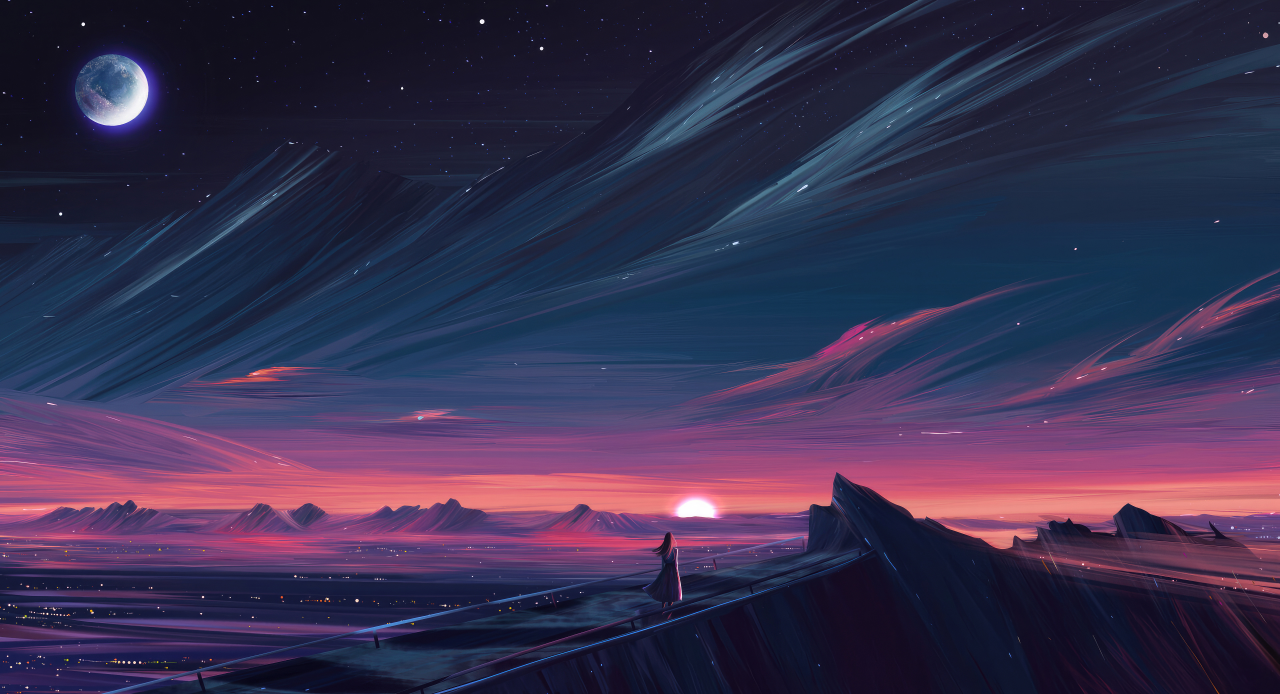
#> input picture 48.SunShine.jpg, 3840 x 2082 px (shown at 1/3 size)
$ python 48.image.py
#> lines starting #> are read from the running program, lines starting #| are printed output that depends on the picture
import cv2
# img=cv2.imread('SunShine.jpg',cv2.IMREAD_GRAYSCALE)  #Image style
# img=cv2.imread('SunShine.jpg',cv2.IMREAD_UNCHANGED)  #Image style
img=cv2.imread('48.SunShine.jpg',cv2.IMREAD_COLOR)
#> img is the input picture: shape (2082, 3840, 3); mean B, G, R 79.3, 48.6, 57.1
img = cv2.resize(img, (300, 200))
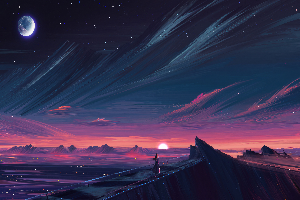
#> img: shape (200, 300, 3); mean B, G, R 79.2, 48.5, 56.9
g=cv2.cvtColor(img,cv2.COLOR_BGR2HSV)
#> g: shape (200, 300, 3); mean H, S, V 122.3, 137.5, 86.5
cv2.imshow("Title",g)
cv2.waitKey(0)

$ run again, with Basic.png saved as 48.SunShine.jpg
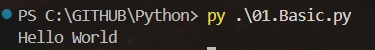
#> input picture Basic.png, 375 x 50 px
#> img is the input picture: shape (50, 375, 3); mean B, G, R 36.7, 39.9, 43.9
#> `img = cv2.resize(img, (300, 200))`:
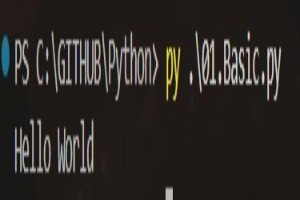
#> img: shape (200, 300, 3); mean B, G, R 36.8, 40, 44
#> g: shape (200, 300, 3); mean H, S, V 34.7, 64, 45.7

$ run again, with BubbleSort.png saved as 48.SunShine.jpg
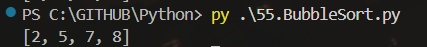
#> input picture BubbleSort.png, 427 x 47 px
#> img is the input picture: shape (47, 427, 3); mean B, G, R 35.7, 37.7, 38.5
#> `img = cv2.resize(img, (300, 200))`:
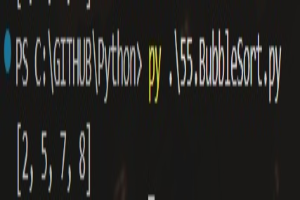
#> img: shape (200, 300, 3); mean B, G, R 35.6, 37.7, 38.5
#> g: shape (200, 300, 3); mean H, S, V 48.5, 46.6, 40.9
